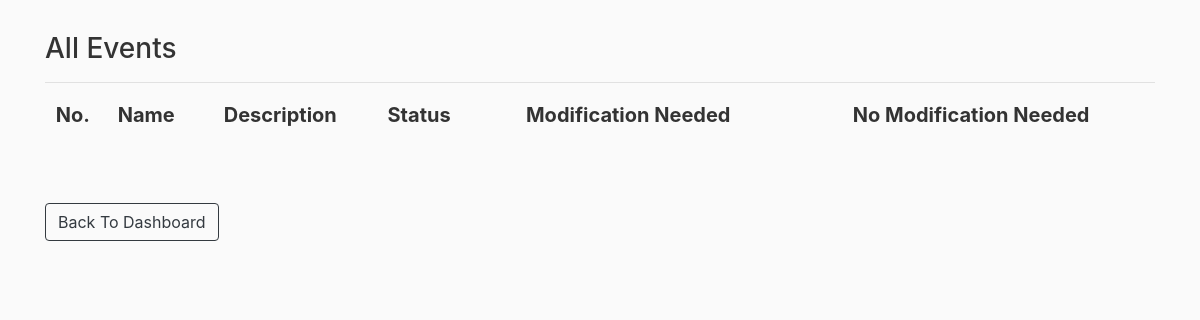
/cp_events (signed in), run on an earlier commit of the app's database.
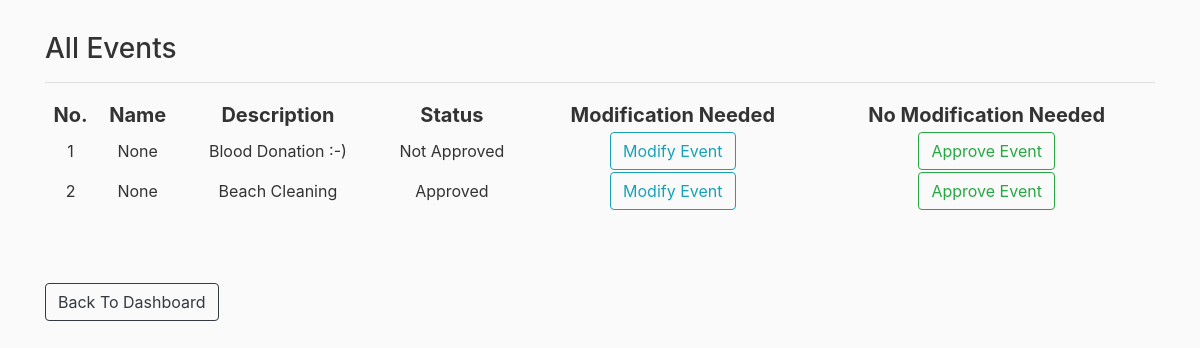
And on a later commit of the database.
### rbac/models.py (models this page shows)
class Event(db.Model):
    id = db.Column(db.Integer, primary_key=True)
    name = db.Column(db.String(50), unique=True)
    description = db.Column(db.String(200), unique=True, nullable=False)
    event_date = db.Column(db.DateTime, index=True, default=datetime.utcnow)
    status = db.Column(db.String(20), nullable=False, default=False) #0=not approved; 1=approved; 2=done

### rbac/routes.py (the view)
@app.route("/cp_events", methods=['GET','POST'])
@login_required
def cp_events():
    if get_role(current_user) != 'CP':
        return redirect(url_for('home'))
    events = Event.query.all()
    return render_template('cp_events.html',events=events)

### rbac/models.py (called while the page is built)
@login_manager.user_loader
def load_user(user_id):
    return User.query.get(int(user_id))

### rbac/templates/cp_events.html
{% extends "layout.html" %}
{% block content %}
    <h3>All Events</h3>
    <table style="width: 100%; text-align: center;">
        <tr style="font-size: 20px;">
                <th>No.</th>
                <th>Name</th>
                <th>Description</th>
                <th>Status</th>
                <th>Modification Needed</th>
                <th>No Modification Needed</th>
        </tr>
        <hr>
        {% for event in events %}
            <tr>
                <td>{{ loop.index }}</td>
                <td>{{ event.name }}</td>
                <td>{{ event.description }}</td>
                <td>
                    {% if event.status == '1' %}
                        Approved
                    {% elif event.status == '0' %}
                        Not Approved
                    {% elif event.status == '2' %}
                        Changes Needed
                    {% endif %}
                </td>
                <td><a class="btn btn-outline-info" role="button" href="{{ url_for('modify_event',id=event.id)}}">Modify Event</a></td>
                <td><a class="btn btn-outline-success" role="button" href="{{ url_for('approve_event',id=event.id)}}">Approve Event</a></td>
            </tr>
        {% endfor %}
    </table>
    <br><br><br>
    <a href="{{ url_for('cp_dashboard') }}" class="btn btn-outline-dark" >Back To Dashboard</a>
{% endblock content %}

### rbac/templates/layout.html (shortened to what this page needs)
<!DOCTYPE html>
<html lang="en">
<head>
    <link rel="stylesheet" href="https://maxcdn.bootstrapcdn.com/bootstrap/4.0.0/css/bootstrap.min.css">
    <link rel="stylesheet" href="{{ url_for('static', filename='main.css') }}" type="text/css">
</head>
<body >
    <div class="container">
        {% block content %}
        {% endblock content %}
    </div>
</body>
</html>

### rbac/static/main.css (style rules this page uses)
body { background: #fafafa; color: #333333; margin-top: 2rem; }

What changed in the data, as far as the page shows it:
added Event: name "None", description "Blood Donation :-)", status "Not Approved"
added Event: name "None", description "Beach Cleaning", status "Approved"
